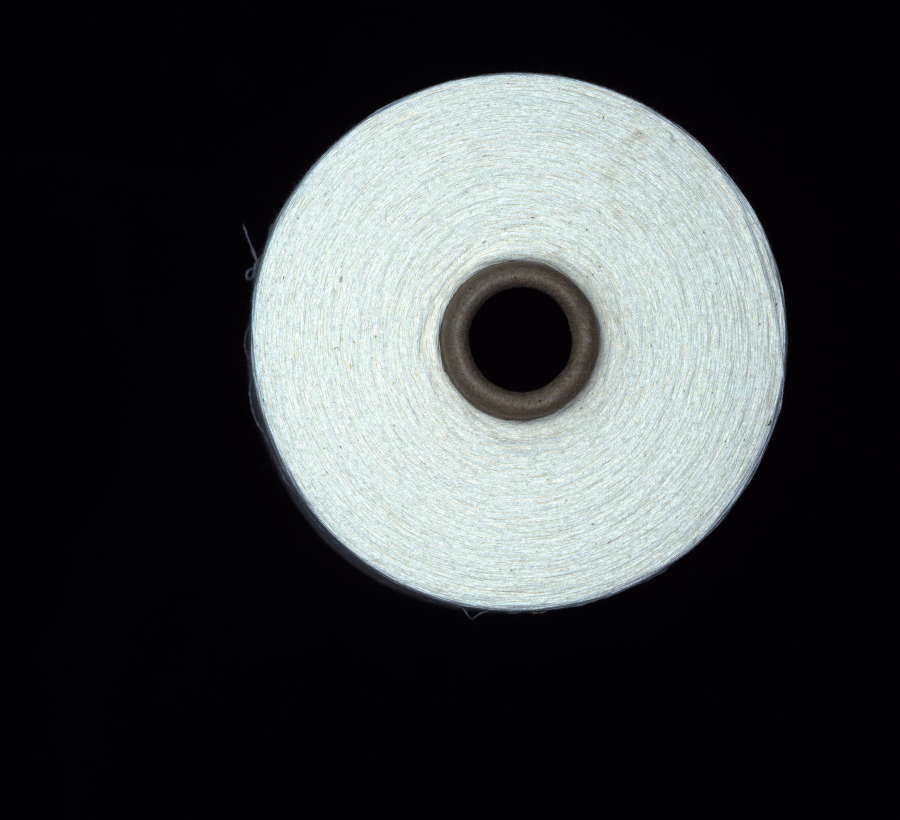
#> input picture picture/Pic_20241016123223968.jpg, 4496 x 4096 px (shown at 1/5 size)
$ python -i preprocessing.py   (imports and definitions only)
#> lines starting #> are read from the running program, lines starting #| are printed output that depends on the picture; after the words box and inside, x2 and y2 are one past the last pixel; in counts of white or black regions, pixels touching at a corner belong together
#> further down, picture is the input picture: shape (4096, 4496, 3); mean B, G, R 65.8, 65.1, 61.5
"""Image preprocessing: resize, grayscale, denoise, binarize."""

import cv2 as cv
import numpy as np


def preprocess(
    image: np.ndarray,
    max_dimension: int = 640,
    gaussian_kernel: tuple[int, int] = (5, 5),
    threshold: int = 127,
) -> tuple[np.ndarray, np.ndarray]:
    """Preprocess a BGR image for contour detection.

    Steps: resize → grayscale → Gaussian blur → binary threshold.

    Args:
        image: Input BGR image.
        max_dimension: The larger edge is scaled to this size.
        gaussian_kernel: Kernel size for GaussianBlur.
        threshold: Binary threshold value (0-255).

    Returns:
        (gray_image, binary_image) tuple.
    """
#> called with max_dimension = 640, gaussian_kernel = (5, 5), threshold = 127
    h, w = image.shape[:2]
#> h = 4096; w = 4496
    scale = max_dimension / max(h, w)
#> scale = 0.142
    resized = cv.resize(image, (int(w * scale), int(h * scale)))
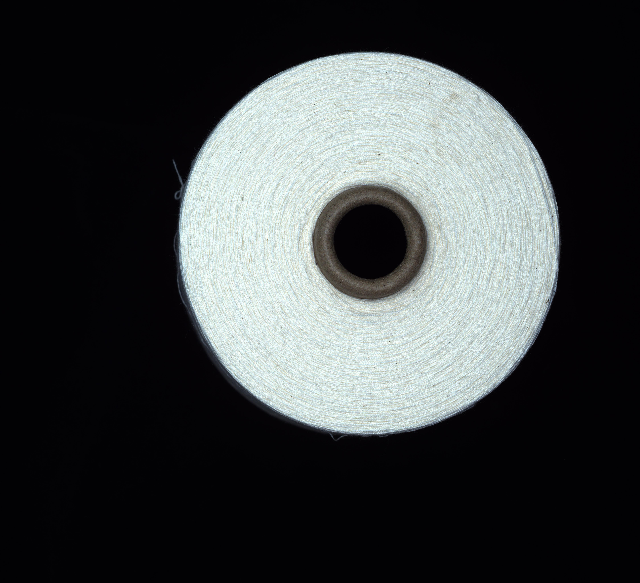
#> resized: shape (583, 640, 3); mean B, G, R 65.8, 65, 61.4

    gray = cv.cvtColor(resized, cv.COLOR_BGR2GRAY)
    blurred = cv.GaussianBlur(gray, gaussian_kernel, 0)
    _, binary = cv.threshold(blurred, threshold, 255, cv.THRESH_BINARY)
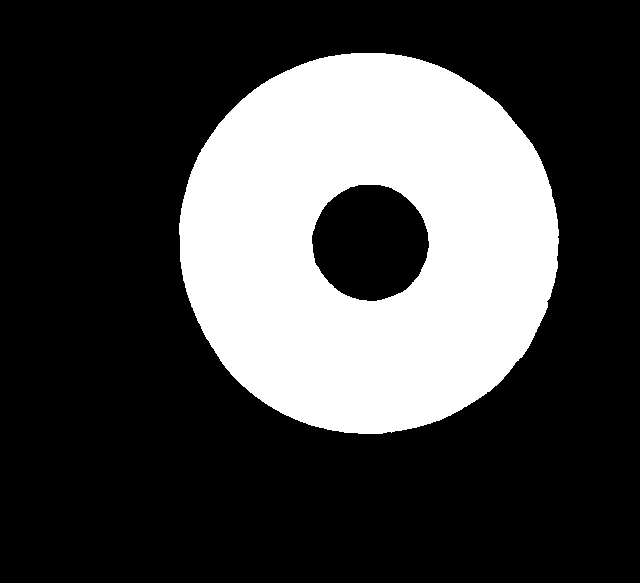
#> binary: shape (583, 640); 27.7% white; 1 white region, box (x1, y1, x2, y2) and area: (179, 53, 559, 434) 103306

    return gray, binary

>>> import cv2
>>> picture = cv2.imread('../picture/Pic_20241016123223968.jpg')
>>> result = preprocess(picture)

$ run again, on picture/black (171).jpg
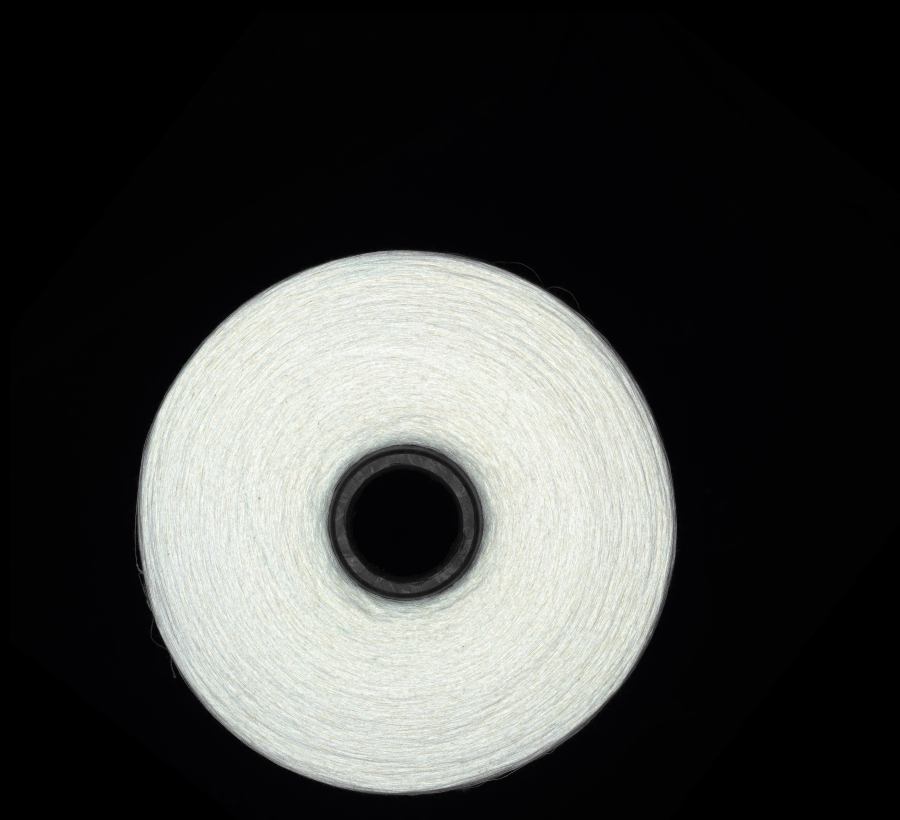
#> input picture picture/black (171).jpg, 4496 x 4096 px (shown at 1/5 size)
#> picture is the input picture: shape (4096, 4496, 3); mean B, G, R 64, 65.9, 64.8
#> in preprocess, `resized = cv.resize(image, (int(w * scale), int(h * scale)))`:
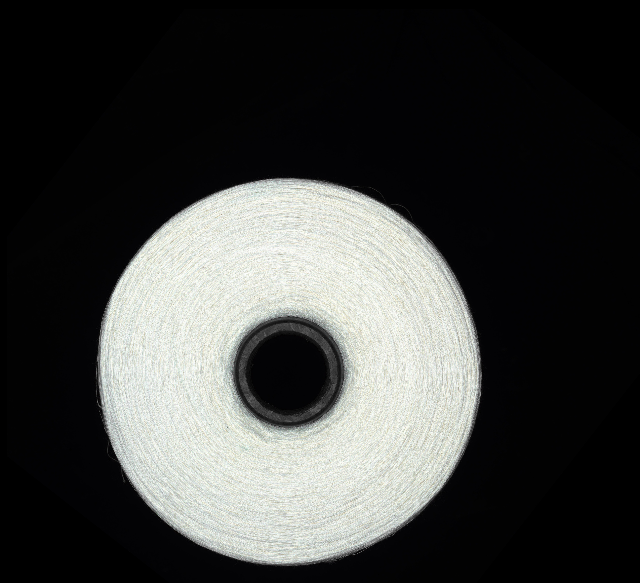
#> resized: shape (583, 640, 3); mean B, G, R 64, 65.9, 64.8
#> in preprocess, `_, binary = cv.threshold(blurred, threshold, 255, cv.THRESH_BINARY)`:
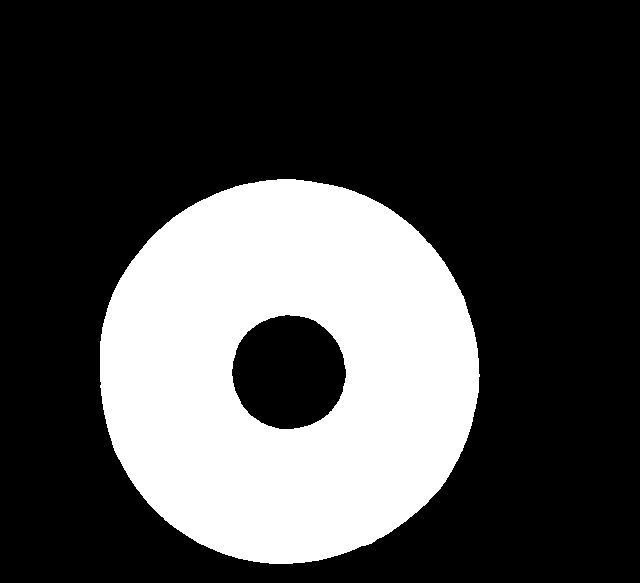
#> binary: shape (583, 640); 28.1% white; 1 white region, box (x1, y1, x2, y2) and area: (100, 179, 480, 564) 104830

$ run again, on picture/black-cha (72).jpg
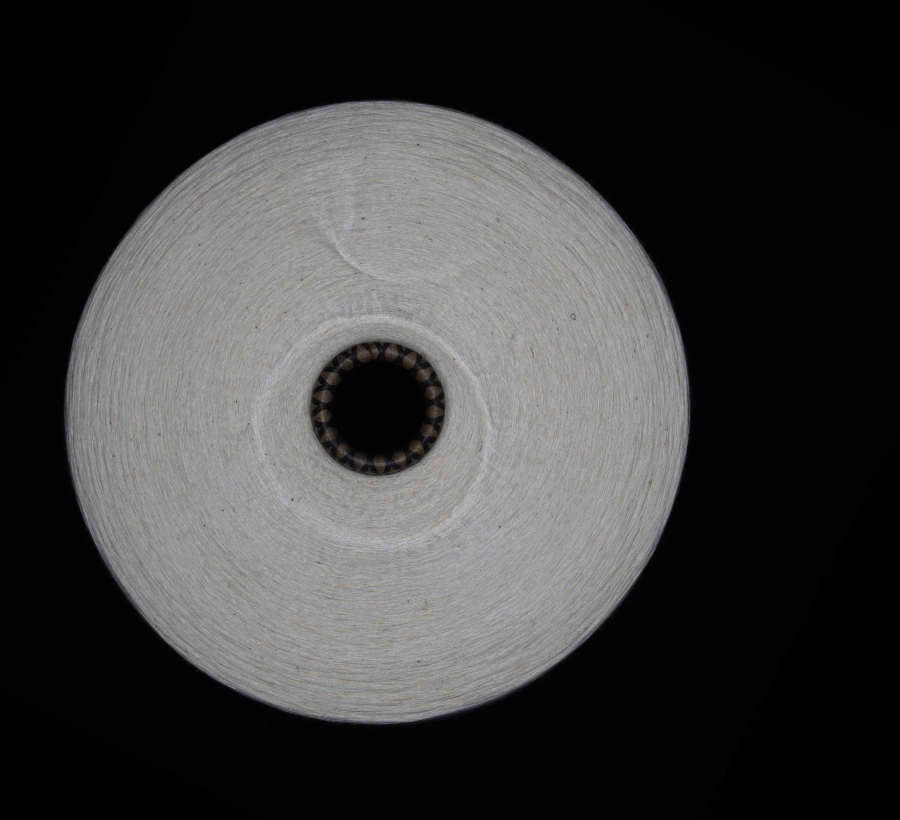
#> input picture picture/black-cha (72).jpg, 4496 x 4096 px (shown at 1/5 size)
#> picture is the input picture: shape (4096, 4496, 3); mean B, G, R 59.6, 58.9, 59.5
#> in preprocess, `resized = cv.resize(image, (int(w * scale), int(h * scale)))`:
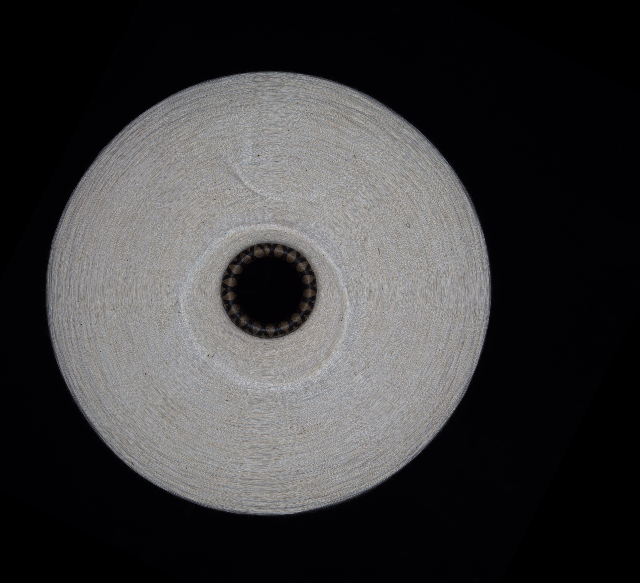
#> resized: shape (583, 640, 3); mean B, G, R 59.5, 58.8, 59.5
#> in preprocess, `_, binary = cv.threshold(blurred, threshold, 255, cv.THRESH_BINARY)`:
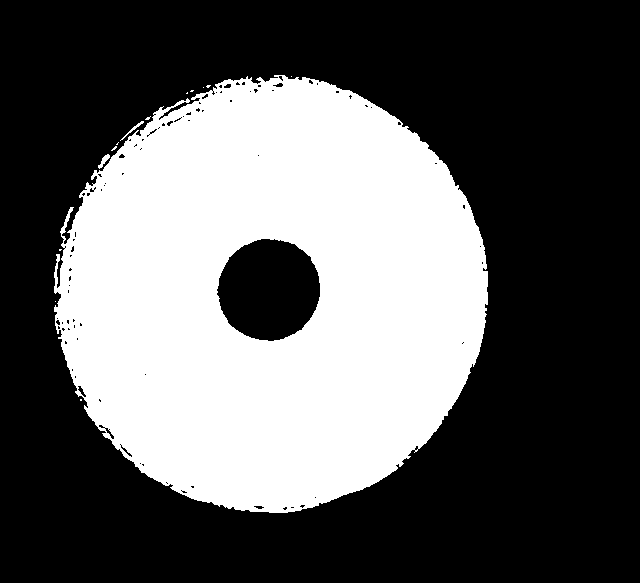
#> binary: shape (583, 640); 36.9% white; 14 white regions (11 under 20 px), largest, box (x1, y1, x2, y2) and area: (54, 75, 488, 513) 137328, (98, 154, 110, 169) 69, (120, 121, 144, 141) 61
